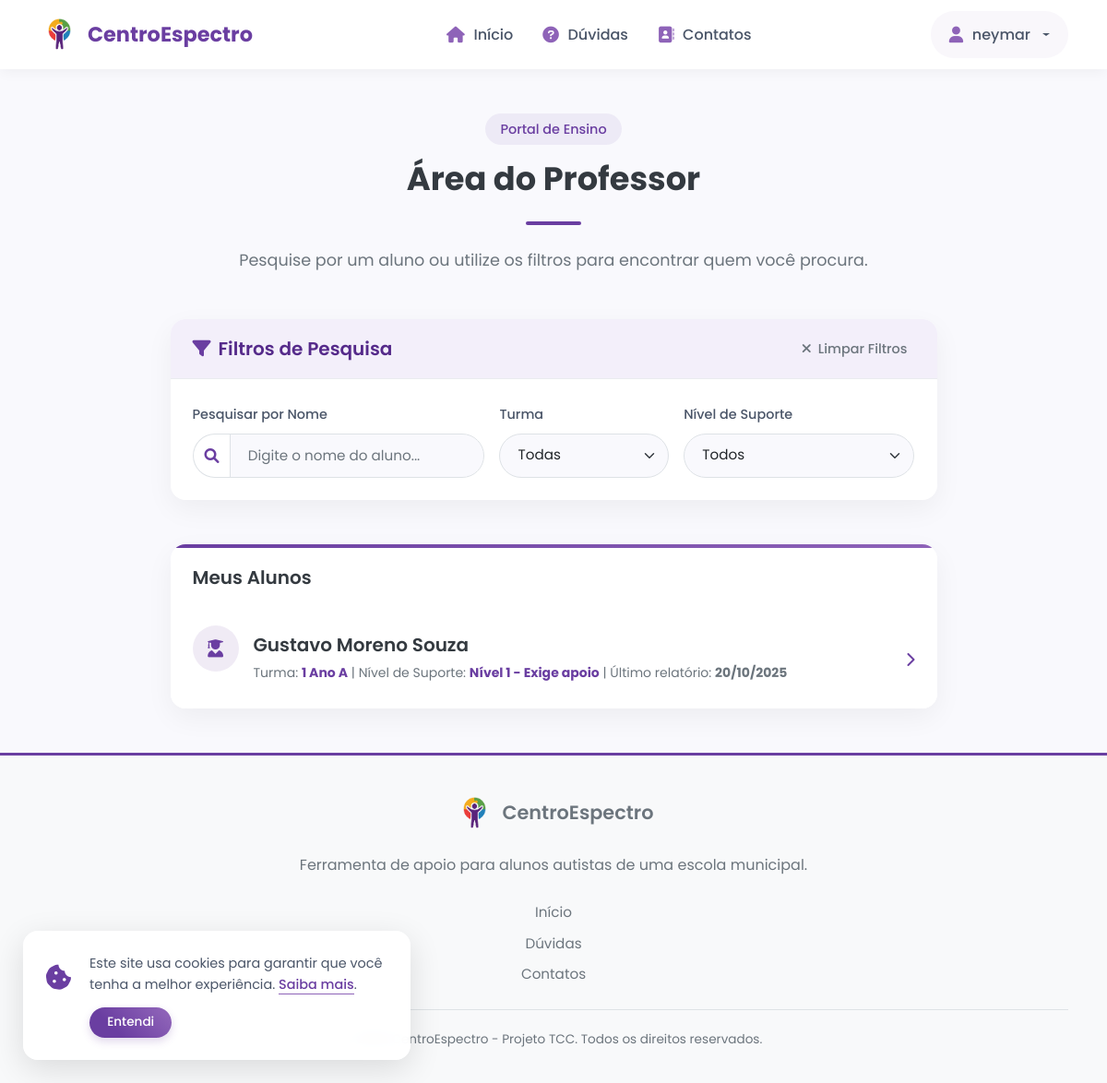
The app's page /professor/ (signed in) with its own data.
### core/models.py (models this page shows, shortened)
class CustomUser(AbstractUser):  # Altere a herança
    is_admin = models.BooleanField(default=False)
    is_professor = models.BooleanField('É professor?', default=False)
    class Meta:
        verbose_name = 'Usuário'
        verbose_name_plural = 'Usuários'

class Aluno(models.Model):
    NIVEL_AUTISMO_CHOICES = [
        (1, 'Nível 1 - Exige apoio'),
        (2, 'Nível 2 - Exige apoio substancial'),
        (3, 'Nível 3 - Exige apoio muito substancial'),
    ]
    nome_completo = models.CharField(max_length=255, verbose_name='Nome Completo do Aluno')
    data_nascimento = models.DateField(verbose_name='Data de Nascimento')
    data_cadastro = models.DateTimeField(auto_now_add=True, verbose_name='Data de Cadastro')
    turma = models.ForeignKey(
        Turma,
        on_delete=models.SET_NULL,
        null=True,
        blank=True,
        related_name='alunos',
        verbose_name='Turma Regular'
    )
    nivel_autismo = models.IntegerField(
        choices=NIVEL_AUTISMO_CHOICES,
        null=True,
        blank=True, # Torna o campo opcional
        verbose_name='Nível de Suporte (Autismo)'
    )
    laudo_url = models.URLField(
        max_length=1024,
        blank=True,
        null=True,
        verbose_name='Laudo (URL do Arquivo)'
    )
    class Meta:
        verbose_name = 'Aluno'
        verbose_name_plural = 'Alunos'
        ordering = ['nome_completo']

class Turma(models.Model):
    nome = models.CharField(max_length=100, unique=True, verbose_name='Nome da Turma')
    class Meta:
        verbose_name = 'Turma'
        verbose_name_plural = 'Turmas'
        ordering = ['nome']

class RelatorioDesempenho(models.Model):
    aluno = models.ForeignKey(Aluno, on_delete=models.CASCADE, related_name='relatorios', verbose_name='Aluno')
    professor = models.ForeignKey(CustomUser, on_delete=models.SET_NULL, null=True, related_name='relatorios_criados', verbose_name='Professor')
    titulo = models.CharField(max_length=200, verbose_name='Título do Relatório')
    relato = models.TextField(verbose_name='Relato de Desempenho')
    data_relatorio = models.DateTimeField(auto_now_add=True, verbose_name='Data do Relatório')
    class Meta:
        verbose_name = 'Relatório de Desempenho'
        verbose_name_plural = 'Relatórios de Desempenho'
        ordering = ['-data_relatorio']

### core/views.py (the view)
# urls.py: path('professor/', views.area_professor, name='area_professor'),
@login_required
@user_passes_test(is_professor, login_url='/login/', redirect_field_name=None)
def area_professor(request):
    alunos_list = Aluno.objects.select_related('turma').all().order_by('nome_completo')
    paginator = Paginator(alunos_list, 10)
    page_number = request.GET.get('page')
    alunos_page_obj = paginator.get_page(page_number)
    for aluno in alunos_page_obj:
        aluno.ultimo_relatorio = RelatorioDesempenho.objects.filter(aluno=aluno).first()
    turmas = Turma.objects.all().order_by('nome')
    niveis_autismo = Aluno.NIVEL_AUTISMO_CHOICES
    context = {
        'title': 'Área do Professor',
        'alunos_page': alunos_page_obj,
        'turmas': turmas,
        'niveis_autismo': niveis_autismo,
    }
    return render(request, 'core/auth/area_professor.html', context)

### core/views.py (called while the page is built)
def is_professor(user):
    return user.is_authenticated and getattr(user, 'is_professor', False)

### core/templates/core/auth/area_professor.html (shortened to what this page needs)
{% extends 'base.html' %}
{% load static %}
{% block content %}
<section class="container py-5 animate-fade-up">
    <div class="section-header text-center mb-5">
        <span class="section-subtitle">Portal de Ensino</span>
        <h1 class="section-title">Área do Professor</h1>
        <div class="section-divider"></div>
        <p class="section-description">Pesquise por um aluno ou utilize os filtros para encontrar quem você procura.</p>
    </div>
    <div class="row justify-content-center mb-5">
        <div class="col-lg-10 col-xl-9">
            <div class="filter-card">
                <div class="filter-card-header">
                    <h5 class="mb-0"><i class="fas fa-filter me-2 text-primary"></i>Filtros de Pesquisa</h5>
                    <button id="btn-limpar-filtros" class="btn-reset">
                        <i class="fas fa-times me-2"></i>Limpar Filtros
                    </button>
                </div>
                <div class="filter-card-body">
                    <div class="row g-3 align-items-center">
                        <div class="col-lg-5">
                            <label for="search-input" class="form-label">Pesquisar por Nome</label>
                            <div class="input-group">
                                <span class="input-group-text"><i class="fas fa-search"></i></span>
                                <input type="text" id="search-input" class="form-control" placeholder="Digite o nome do aluno...">
                            </div>
                        </div>
                        <div class="col-lg-3 col-md-6">
                            <label for="filtro-turma" class="form-label">Turma</label>
                            <select id="filtro-turma" class="form-select">
                                <option value="todos" selected>Todas</option>
                            </select>
                        </div>
                        <div class="col-lg-4 col-md-6">
                            <label for="filtro-nivel" class="form-label">Nível de Suporte</label>
                            <select id="filtro-nivel" class="form-select">
                                <option value="todos" selected>Todos</option>
                            </select>
                        </div>
                    </div>
                </div>
            </div>
        </div>
    </div>
    <div class="row justify-content-center">
        <div class="col-lg-10 col-xl-9">
            <div class="feature-card p-0">
                <div class="p-4 d-flex justify-content-between align-items-center">
                    <h5 class="feature-title mb-0">Meus Alunos</h5>
                </div>
                <div id="lista-alunos-container">
                    {% include 'core/auth/_lista_alunos_parcial.html' %}
                </div>
            </div>
        </div>
    </div>
</section>
{% endblock %}

### core/templates/base.html (shortened to what this page needs)
<!DOCTYPE html>
<html lang="pt-br">
<head>
    {% load static %}
    <link rel="stylesheet" href="https://cdn.jsdelivr.net/npm/bootstrap@5.1.3/dist/css/bootstrap.min.css" />
    <link rel="stylesheet" href="https://cdnjs.cloudflare.com/ajax/libs/font-awesome/6.0.0/css/all.min.css" />
    <link rel="stylesheet" href="https://cdnjs.cloudflare.com/ajax/libs/animate.css/4.1.1/animate.min.css" />
    <link rel="stylesheet" href="{% static 'css/site.css' %}" />
</head>
<body>
    <header>
        <nav class="navbar navbar-expand-lg navbar-light sticky-top">
            <div class="container">
                <a class="navbar-brand d-flex align-items-center" href="{% url 'index' %}">
                    <img src="{% static 'img/favicon.png' %}" alt="Logo CentroEspectro" class="logo-img">
                    <span>CentroEspectro</span>
                </a>
                <div class="collapse navbar-collapse" id="navbarNav">
                    <ul class="navbar-nav mx-auto">
                        <li class="nav-item"><a class="nav-link {% if request.resolver_match.url_name == 'index' %}active{% endif %}" href="{% url 'index' %}"><i class="fas fa-home nav-icon"></i>Início</a></li>
                        <li class="nav-item"><a class="nav-link {% if request.resolver_match.url_name == 'duvidas' %}active{% endif %}" href="{% url 'duvidas' %}"><i class="fas fa-question-circle nav-icon"></i>Dúvidas</a></li>
                        <li class="nav-item"><a class="nav-link {% if request.resolver_match.url_name == 'contatos' %}active{% endif %}" href="{% url 'contatos' %}"><i class="fas fa-address-book nav-icon"></i>Contatos</a></li>
                    </ul>
                    <ul class="navbar-nav">
                        {% if user.is_authenticated %}
                        <li class="nav-item dropdown">
                            <a class="nav-link dropdown-toggle" href="#" id="userDropdown" role="button" data-bs-toggle="dropdown" aria-expanded="false">
                                <i class="fas fa-user nav-icon"></i>{{ user.username }}
                            </a>
                        </li>
                        {% endif %}
                    </ul>
                </div>
            </div>
        </nav>
    </header>
    <main role="main">
        {% block content %}{% endblock %}
    </main>
    <div id="cookie-banner">
        <div class="cookie-icon">
            <i class="fas fa-cookie-bite"></i>
        </div>
        <div class="cookie-content">
            <p class="cookie-text mb-2">
                Este site usa cookies para garantir que você tenha a melhor experiência.
                <a href="#">Saiba mais</a>.
            </p>
            <button id="cookie-accept-btn" class="btn btn-primary btn-sm">Entendi</button>
        </div>
    </div>
    <footer class="footer">
        <div class="container">
            <div class="footer-content">
                <div class="footer-logo">
                    <img src="{% static 'img/favicon.png' %}" alt="Logo CentroEspectro" class="logo-img">
                    <span>CentroEspectro</span>
                </div>
                <p class="footer-description">Ferramenta de apoio para alunos autistas de uma escola municipal.</p>
                <div class="footer-links">
                    <a href="{% url 'index' %}">Início</a>
                    <a href="{% url 'duvidas' %}">Dúvidas</a>
                    <a href="{% url 'contatos' %}">Contatos</a>
                </div>
                <div class="footer-copyright">
                    <p>&copy; 2025 CentroEspectro - Projeto TCC. Todos os direitos reservados.</p>
                </div>
            </div>
        </div>
    </footer>
</body>
</html>

### core/templates/core/auth/_lista_alunos_parcial.html (shortened to what this page needs)
{% load query_tags %}
<div class="list-group list-group-flush">
    {% for aluno in alunos_page %}
    <a href="{% url 'detalhes_aluno' aluno.id %}" class="list-group-item list-group-item-action d-flex justify-content-between align-items-center py-3 px-4">
        <div class="d-flex align-items-center">
            <div class="feature-icon me-3" style="width: 50px; height: 50px; font-size: 1.2rem;">
                <i class="fas fa-user-graduate"></i>
            </div>
            <div>
                <h6 class="feature-title mb-1">{{ aluno.nome_completo }}</h6>
                <small class="text-muted">
                    {% if aluno.turma %}
                        Turma: <strong class="text-primary">{{ aluno.turma.nome }}</strong> |
                    {% endif %}
                    Nível de Suporte:
                    {% if aluno.get_nivel_autismo_display %}
                        <strong class="text-primary">{{ aluno.get_nivel_autismo_display|cut:" - Necessita de Pouco Apoio"|cut:" - Necessita de Apoio Substancial"|cut:" - Necessita de Apoio Muito Substancial" }}</strong> |
                    {% else %}
                        <strong class="text-secondary">Não informado</strong> |
                    {% endif %}
                    Último relatório:
                    {% if aluno.ultimo_relatorio %}
                        <strong>{{ aluno.ultimo_relatorio.data_relatorio|date:"d/m/Y" }}</strong>
                    {% else %}
                        <span class="text-secondary">Nenhum</span>
                    {% endif %}
                </small>
            </div>
        </div>
        <i class="fas fa-chevron-right text-primary"></i>
    </a>
    {% empty %}
    <div class="list-group-item text-center p-4">
        <i class="fas fa-search-minus fa-2x text-muted mb-3"></i>
        <p class="text-muted mb-0">Nenhum aluno encontrado com os filtros aplicados.</p>
    </div>
    {% endfor %}
</div>

### static/css/site.css (style rules this page uses)
:root { --primary: #6a3ea1; --primary-dark: #5b2e92; --primary-light: #9a6dd7; --primary-very-light: #f3effa; --secondary: #3a86ff; --accent: #ffd60a; --success: #4caf50; --info: #2196f3; --warning: #ff9800; --danger: #f44336; --light: #f8f9fa; --dark: #343a40; --gray-100: #f8f9fa; --gray-200: #e9ecef; --gray-300: #dee2e6; --gray-400: #ced4da; --gray-500: #adb5bd; --gray-600: #6c757d; --gray-700: #495057; --gray-800: #343a40; --gray-900: #212529; --body-bg: #f9f9fd; --card-shadow: 0 10px 30px rgba(0, 0, 0, 0.05); --transition: all 0.3s ease; }
html { scroll-behavior: smooth; }
body { font-family: 'Poppins', sans-serif; background-color: var(--body-bg); color: var(--gray-700); line-height: 1.7; overflow-x: hidden; }
a { color: var(--primary); text-decoration: none; transition: var(--transition); }
.text-primary { color: var(--primary) !important; }
.section-subtitle { display: inline-block; padding: 5px 16px; background-color: rgba(106, 62, 161, 0.08); color: var(--primary); border-radius: 50px; font-size: 0.9rem; font-weight: 500; margin-bottom: 1rem; }
.section-title { font-size: 2.2rem; font-weight: 700; color: var(--gray-800); margin-bottom: 1rem; }
.section-divider { height: 4px; width: 60px; background: var(--primary); margin: 1.5rem auto; border-radius: 2px; }
.section-header.text-center .section-divider { margin: 1.5rem auto; }
.section-description { font-size: 1.1rem; color: var(--gray-600); max-width: 800px; margin: 0 auto; }
.btn { border-radius: 50px; padding: 0.6rem 1.5rem; font-weight: 500; transition: var(--transition); position: relative; overflow: hidden; z-index: 1; }
.btn-primary { background: linear-gradient(45deg, var(--primary) 30%, var(--primary-light) 90%); border: none; color: white !important; box-shadow: 0 4px 10px rgba(106, 62, 161, 0.2); }
.feature-card { background-color: white; border-radius: 16px; padding: 2rem; box-shadow: var(--card-shadow); height: 100%; transition: var(--transition); position: relative; overflow: hidden; z-index: 1; }
.feature-card::before { content: ''; position: absolute; top: 0; left: 0; width: 100%; height: 4px; background: linear-gradient(90deg, var(--primary) 0%, var(--primary-light) 100%); transition: var(--transition); }
.feature-icon { display: inline-flex; align-items: center; justify-content: center; width: 70px; height: 70px; font-size: 1.8rem; color: var(--primary); background-color: rgba(106, 62, 161, 0.1); border-radius: 50%; margin-bottom: 1.5rem; transition: var(--transition); }
.feature-title { font-size: 1.25rem; font-weight: 600; color: var(--gray-800); margin-bottom: 1rem; }
.animate-fade-up { animation: fadeUp 0.8s ease-out forwards; opacity: 0; }
#cookie-banner { position: fixed; bottom: 25px; left: 25px; width: auto; max-width: 420px; background-color: rgba(255, 255, 255, 0.95); backdrop-filter: blur(10px); color: var(--gray-700); border-radius: 16px; padding: 1.5rem; box-shadow: 0 10px 35px rgba(0, 0, 0, 0.12); z-index: 1100; display: flex; align-items: flex-start; gap: 1.2rem; opacity: 0; transform: translateY(20px) scale(0.98); visibility: hidden; transition: all 0.5s cubic-bezier(0.16, 1, 0.3, 1); }
#cookie-banner.show { opacity: 1; transform: translateY(0) scale(1); visibility: visible; }
.cookie-icon { font-size: 1.8rem; color: var(--primary); margin-top: 3px; }
.cookie-content { flex: 1; }
.cookie-text { font-size: 0.9rem; line-height: 1.6; margin-bottom: 0.8rem !important; }
.cookie-text a { color: var(--primary); font-weight: 500; text-decoration: none; border-bottom: 1px solid var(--primary-light); }
#cookie-accept-btn { border-radius: 50px; padding: 0.4rem 1.2rem; font-size: 0.85rem; }

### records on screen
CustomUser: username "neymar"
Aluno: nome_completo "Gustavo Moreno Souza", turma.nome "1 Ano A", nivel_autismo "Nível 1 - Exige apoio", ultimo_relatorio.data_relatorio "20/10/2025"
